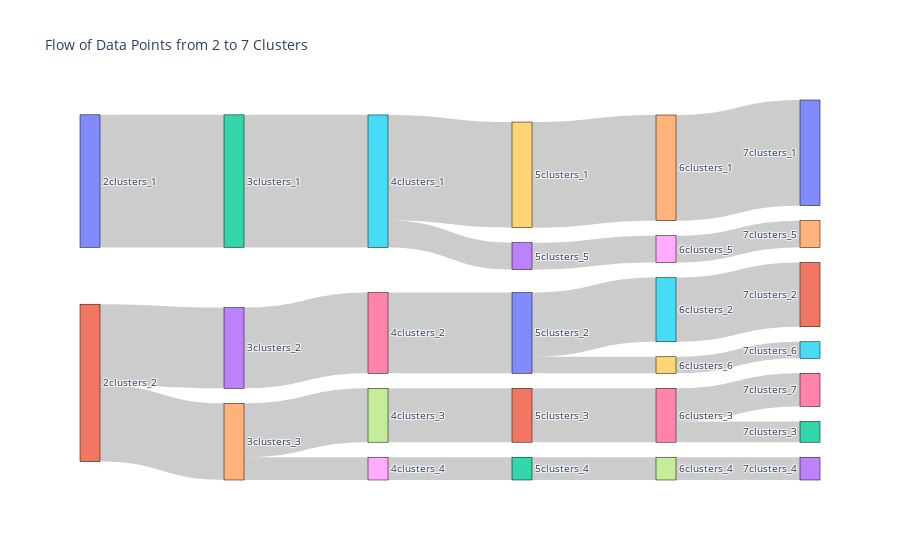

The notebook cell this image was saved under:
### Code cell
import pandas as pd
from sklearn.cluster import KMeans
from sklearn.preprocessing import StandardScaler
import plotly.graph_objects as go

# Standardize the data
scaler = StandardScaler()
data_scaled = scaler.fit_transform(trends_matrix)

# Dictionary to store cluster labels for each k
cluster_labels = {}
for k in range(2, 8):  # Clustering from 2 to 7 clusters
    kmeans = KMeans(n_clusters=k, random_state=42)
    cluster_labels[k] = kmeans.fit_predict(data_scaled)

# Prepare transition data for Sankey diagram
sources = []
targets = []
values = []
label_list = []

# Iterate through pairs of consecutive clusterings
for k in range(2, 7):
    # Create a DataFrame to track transitions between k and k+1
    df_transition = pd.DataFrame({
        f'Cluster_{k}': cluster_labels[k],
        f'Cluster_{k+1}': cluster_labels[k+1]
    })
    # Count transitions between clusters
    transition_counts = df_transition.groupby([f'Cluster_{k}', f'Cluster_{k+1}']).size().reset_index(name='count')
    
    for _, row in transition_counts.iterrows():
        sources.append(row[f'Cluster_{k}'] + sum(range(2, k)))  # Unique source ID
        targets.append(row[f'Cluster_{k+1}'] + sum(range(2, k + 1)))  # Unique target ID
        values.append(row['count'])

# Define labels for each node
label_list = [f"{k}clusters_{i+1}" for k in range(2, 8) for i in range(k)]

# Create the Sankey diagram
fig = go.Figure(go.Sankey(
    node=dict(
        pad=15,
        thickness=20,
        line=dict(color="black", width=0.5),
        label=label_list,
    ),
    link=dict(
        source=sources,
        target=targets,
        value=values
    )
))

fig.update_layout(title_text="Flow of Data Points from 2 to 7 Clusters", font_size=10)
fig.show()

### Figure 1 — Plotly figure (JSON) as saved in the notebook; plotly's stock layout.template omitted (floating-point values rounded to 4 significant figures)
{"data": [{"link": {"source": [0, 1, 1, 2, 3, 4, 4, 5, 5, 6, 7, 8, 9, 10, 10, 11, 12, 13, 14, 15, 16, 16, 17, 18, 19], "target": [2, 3, 4, 5, 6, 7, 8, 9, 13, 10, 11, 12, 14, 15, 19, 16, 17, 18, 20, 21, 22, 26, 23, 24, 25], "value": [64, 39, 37, 64, 39, 26, 11, 51, 13, 39, 26, 11, 51, 31, 8, 26, 11, 13, 51, 31, 10, 16, 11, 13, 8]}, "node": {"label": ["2clusters_1", "2clusters_2", "3clusters_1", "3clusters_2", "3clusters_3", "4clusters_1", "4clusters_2", "4clusters_3", "4clusters_4", "5clusters_1", "5clusters_2", "5clusters_3", "5clusters_4", "5clusters_5", "6clusters_1", "6clusters_2", "6clusters_3", "6clusters_4", "6clusters_5", "6clusters_6", "7clusters_1", "7clusters_2", "7clusters_3", "7clusters_4", "7clusters_5", "7clusters_6", "7clusters_7"], "line": {"color": "black", "width": 0.5}, "pad": 15, "thickness": 20}, "type": "sankey"}], "layout": {"autosize": true, "font": {"size": 10}, "title": {"text": "Flow of Data Points from 2 to 7 Clusters"}}}
